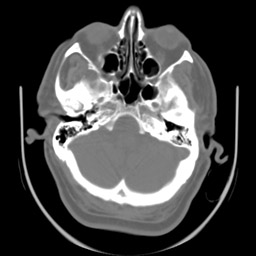
#> input picture data/ct-02.jpg, 256 x 256 px; the run also reads 1 picture not shown here
$ jupyter execute --allow-errors 'Region-Growing Segmentation (Classic).ipynb'   (shell and % lines are left out)   (older library calls are emulated)
#> lines starting #> are read from the running program, lines starting #| are printed output that depends on the picture; after the words box and inside, x2 and y2 are one past the last pixel; in counts of white or black regions, pixels touching at a corner belong together
### jupyter/Watershed.py
import numpy as np
from collections import deque

# Implementation of:
# Pierre Soille, Luc M. Vincent, "Determining watersheds in digital pictures via
# flooding simulations", Proc. SPIE 1360, Visual Communications and Image Processing
# '90: Fifth in a Series, (1 September 1990); doi: 10.1117/12.24211;
# http://dx.doi.org/10.1117/12.24211
class Watershed(object):
   MASK = -2
   WSHD = 0
   INIT = -1
   INQE = -3

   def __init__(self, levels = 256):
      self.levels = levels

   # Neighbour (coordinates of) pixels, including the given pixel.
   def _get_neighbors(self, height, width, pixel):
      return np.mgrid[
         max(0, pixel[0] - 1):min(height, pixel[0] + 2),
         max(0, pixel[1] - 1):min(width, pixel[1] + 2)
      ].reshape(2, -1).T

   def apply(self, image):
      current_label = 0
      flag = False
      fifo = deque()

      height, width = image.shape
      total = height * width
      labels = np.full((height, width), self.INIT, np.int32)

      reshaped_image = image.reshape(total)
      # [y, x] pairs of pixel coordinates of the flattened image.
      pixels = np.mgrid[0:height, 0:width].reshape(2, -1).T
      # Coordinates of neighbour pixels for each pixel.
      neighbours = np.array([self._get_neighbors(height, width, p) for p in pixels])
      if len(neighbours.shape) == 3:
         # Case where all pixels have the same number of neighbours.
         neighbours = neighbours.reshape(height, width, -1, 2)
      else:
         # Case where pixels may have a different number of pixels.
         neighbours = neighbours.reshape(height, width)

      indices = np.argsort(reshaped_image)
      sorted_image = reshaped_image[indices]
      sorted_pixels = pixels[indices]

      # self.levels evenly spaced steps from minimum to maximum.
      levels = np.linspace(sorted_image[0], sorted_image[-1], self.levels)
      level_indices = []
      current_level = 0

      # Get the indices that deleimit pixels with different values.
      # Changed for i in xrange(total): for the Python 3 usage:
      for i in range(total):
         if sorted_image[i] > levels[current_level]:
            # Skip levels until the next highest one is reached.
            while sorted_image[i] > levels[current_level]: current_level += 1
            level_indices.append(i)
      level_indices.append(total)

      start_index = 0
      for stop_index in level_indices:
         # Mask all pixels at the current level.
         for p in sorted_pixels[start_index:stop_index]:
            labels[p[0], p[1]] = self.MASK
            # Initialize queue with neighbours of existing basins at the current level.
            for q in neighbours[p[0], p[1]]:
               # p == q is ignored here because labels[p] < WSHD
               if labels[q[0], q[1]] >= self.WSHD:
                  labels[p[0], p[1]] = self.INQE
                  fifo.append(p)
                  break

         # Extend basins.
         while fifo:
            p = fifo.popleft()
            # Label p by inspecting neighbours.
            for q in neighbours[p[0], p[1]]:
               # Don't set lab_p in the outer loop because it may change.
               lab_p = labels[p[0], p[1]]
               lab_q = labels[q[0], q[1]]
               if lab_q > 0:
                  if lab_p == self.INQE or (lab_p == self.WSHD and flag):
                     labels[p[0], p[1]] = lab_q
                  elif lab_p > 0 and lab_p != lab_q:
                     labels[p[0], p[1]] = self.WSHD
                     flag = False
               elif lab_q == self.WSHD:
                  if lab_p == self.INQE:
                     labels[p[0], p[1]] = self.WSHD
                     flag = True
               elif lab_q == self.MASK:
                  labels[q[0], q[1]] = self.INQE
                  fifo.append(q)

         # Detect and process new minima at the current level.
         for p in sorted_pixels[start_index:stop_index]:
            # p is inside a new minimum. Create a new label.
            if labels[p[0], p[1]] == self.MASK:
               current_label += 1
               fifo.append(p)
               labels[p[0], p[1]] = current_label
               while fifo:
                  q = fifo.popleft()
                  for r in neighbours[q[0], q[1]]:
                     if labels[r[0], r[1]] == self.MASK:
                        fifo.append(r)
                        labels[r[0], r[1]] = current_label

         start_index = stop_index

      return labels

# [10 lines that do not run on import are left out]
   # plt.imshow(labels, cmap='Paired', interpolation='nearest')
   # plt.show()

### jupyter/AmbrosioTortorelliMinimizer.py
#Jacob Gildenblat, 2015
#Implementation of edge preserving smoothing by minimizing with the Ambrosio-Tortorelli appoach
#AM scheme, using conjugate gradients
import cv2, scipy
import numpy as np
import sys
import scipy
from scipy.sparse.linalg import LinearOperator

class AmbrosioTortorelliMinimizer():
	def __init__(self, img, iterations = 1, solver_maxiterations = 10, tol = 0.1, alpha = 1000, beta = 0.01, epsilon = 0.01):
		self.iterations = iterations
		self.tol = tol
		self.g = np.float64(img) / np.max(img)
		self.f = self.g
		self.edges = np.zeros(img.shape)
		self.update_gradients()
		self.alpha, self.beta, self.epsilon = alpha, beta, epsilon
		self.add_const = self.beta / (4 * self.epsilon)
		self.multiply_const = self.epsilon * self.beta
		self.maxiter = solver_maxiterations

	def update_gradients(self):
		self.grad_x, self.grad_y = self.gradients(self.f)
		self.gradient_mag = np.power(self.grad_x, 2) + np.power(self.grad_y, 2)

	# [14 lines left out: functions edge_linear_operator, image_linear_operator, not called in this run]

	def solve_edges(self):
		size = self.g.shape[0]* self.g.shape[1]
		A = LinearOperator( (size, size), matvec = self.edge_linear_operator, dtype = np.float64)
		b = np.ones(size) * self.beta / (4 * self.epsilon)

		self.edges, _ = scipy.sparse.linalg.cg(A, b, tol = self.tol, maxiter = self.maxiter)
		self.edges = np.power(self.edges.reshape(*self.g.shape), 2)
		return self.edges

	# [9 lines left out: function solve_image, not called in this run]

	def minimize(self):
		for i in range(0, self.iterations):
			self.solve_edges()
			self.solve_image()

		self.edges = np.power(self.edges, 0.5)
		cv2.normalize(self.f, self.f ,0,255,cv2.NORM_MINMAX)
		cv2.normalize(self.edges, self.edges ,0,255,cv2.NORM_MINMAX)
		self.f = np.uint8(self.f)
		self.edges = 255 - np.uint8(self.edges)

		return self.f, self.edges

	def calc_grad_x(self, img):
		return cv2.filter2D(img, cv2.CV_64F, np.array([[-1, 0, 1]]))

	def calc_grad_y(self, img):
		return cv2.filter2D(img, cv2.CV_64F, np.array([[-1, 0, 1]]).T)

	def gradients(self, img):
		return self.calc_grad_x(img), self.calc_grad_y(img)


# [5 lines left out: function show_image, not called in this run]

# [16 lines that do not run on import are left out]

### jupyter/fh_segment.py
from scipy import ndimage
import matplotlib.pyplot as plt
from filter import *
from segment_graph import *
import time
import matplotlib.colors as mcolors

# --------------------------------------------------------------------------------
# Segment an image:
# Returns a color image representing the segmentation.
#
# Inputs:
#           in_image: image to segment.
#           sigma: to smooth the image.
#           k: constant for threshold function.
#           min_size: minimum component size (enforced by post-processing stage).
#
# Returns:
#           num_ccs: number of connected components in the segmentation.
# --------------------------------------------------------------------------------
def fh_segment(in_image, sigma, k, min_size):
    start_time = time.time()
    height, width, band = in_image.shape
    print("Height:  " + str(height))
    print("Width:   " + str(width))
    smooth_red_band = smooth(in_image[:, :, 0], sigma)
    smooth_green_band = smooth(in_image[:, :, 1], sigma)
    smooth_blue_band = smooth(in_image[:, :, 2], sigma)

    # build graph
    edges_size = width * height * 4
    edges = np.zeros(shape=(edges_size, 3), dtype=object)
    num = 0
    for y in range(height):
        for x in range(width):
            if x < width - 1:
                edges[num, 0] = int(y * width + x)
                edges[num, 1] = int(y * width + (x + 1))
                edges[num, 2] = diff(smooth_red_band, smooth_green_band, smooth_blue_band, x, y, x + 1, y)
                num += 1
            if y < height - 1:
                edges[num, 0] = int(y * width + x)
                edges[num, 1] = int((y + 1) * width + x)
                edges[num, 2] = diff(smooth_red_band, smooth_green_band, smooth_blue_band, x, y, x, y + 1)
                num += 1

            if (x < width - 1) and (y < height - 2):
                edges[num, 0] = int(y * width + x)
                edges[num, 1] = int((y + 1) * width + (x + 1))
                edges[num, 2] = diff(smooth_red_band, smooth_green_band, smooth_blue_band, x, y, x + 1, y + 1)
                num += 1

            if (x < width - 1) and (y > 0):
                edges[num, 0] = int(y * width + x)
                edges[num, 1] = int((y - 1) * width + (x + 1))
                edges[num, 2] = diff(smooth_red_band, smooth_green_band, smooth_blue_band, x, y, x + 1, y - 1)
                num += 1
    # Segment
    u = segment_graph(width * height, num, edges, k)

    print('post process small components....')
    for i in range(num):
        a = u.find(edges[i, 0])
        b = u.find(edges[i, 1])
        if (a != b) and ((u.size(a) < min_size) or (u.size(b) < min_size)):
            u.join(a, b)

    num_cc = u.num_sets()
    output = np.zeros(shape=(height, width, 3), dtype=int)

    # pick random colors for each component
    colors = np.zeros(shape=(height * width, 3), dtype=int)
    for i in range(height * width):
        colors[i, :] = random_rgb()

    for y in range(height):
        for x in range(width):
            comp = u.find(y * width + x)
            output[y, x, :] = colors[comp, :]


    elapsed_time = time.time() - start_time
    return output, elapsed_time


### jupyter/filter.py
import numpy as np
import math
np.seterr(over='ignore')


# some constants
WIDTH = 4.0


# convolve image with gaussian filter
def smooth(src, sigma):
    mask = make_fgauss(sigma)
    mask = normalize(mask)
    tmp = convolve_even(src, mask)
    dst = convolve_even(tmp, mask)
    return dst


# gaussian filter
def make_fgauss(sigma):
    sigma = max(sigma, 0.01)
    length = int(math.ceil(sigma * WIDTH)) + 1
    mask = np.zeros(shape=length, dtype=float)
    for i in range(length):
        mask[i] = math.exp(-0.5 * math.pow(i / sigma, i / sigma))
    return mask


# normalize mask so it integrates to one
def normalize(mask):
    sum = 2 * np.sum(np.absolute(mask)) + abs(mask[0])
    return np.divide(mask, sum)


# convolve src with mask.  output is flipped!
def convolve_even(src, mask):
    output = np.zeros(shape=src.shape, dtype=float)
    height, width = src.shape
    length = len(mask)

    for y in range(height):
        for x in range(width):
            sum = float(mask[0] * src[y, x])
            for i in range(1, length):
                sum += mask[i] * (src[y, max(x - i, 0)] + src[y, min(x + i, width - 1)])
            output[y, x] = sum
    return output

### jupyter/Region-Growing Segmentation (Classic).ipynb
<a href="https://colab.research.google.com/github/jakevdp/PythonDataScienceHandbook/blob/master/notebooks/01.00-IPython-Beyond-Normal-Python.ipynb"></a>&nbsp; &nbsp;<a href=""></a>&nbsp; &nbsp; <a href=""></a>&nbsp; &nbsp;<a href=""></a>

# Region-Growing Segmentation (Classic)

### Initializations

## K-Means

The traditional cluster analysis algorithm applied to image segmentaion: similar pixels that are in neighbouring regions are clustered into regions.

[cell 1]
import matplotlib.pyplot as plt
import numpy as np
from ipywidgets import interact, interactive, interact_manual
from skimage.data import astronaut
from skimage.segmentation import slic
from skimage.segmentation import mark_boundaries
from skimage.util import img_as_float

#> (the rest of this cell did not finish here and is left out)

## Watershed

The watershed is a classical algorithm used for segmentation, that is, for separating different objects in an image.

Starting from user-defined markers, the watershed algorithm treats pixels values as a local topography (elevation). The algorithm floods basins from the markers, until basins attributed to different markers meet on watershed lines. In many cases, markers are chosen as local minima of the image, from which basins are flooded. One good explanation of the Watershed Transform is provided at the page of the Centre for Mathematical Morphology, the image processing laboratory of MINES ParisTech: http://www.cmm.mines-paristech.fr/~beucher/wtshed.html. Theanimation below is from there:

### Doing Watershed with SciKit

In the example below, two overlapping circles are to be separated. To do so, one computes an image that is the distance to the background. The maxima of this distance (i.e., the minima of the opposite of the distance) are chosen as markers, and the flooding of basins from such markers separates the two circles along a watershed line.

[cell 2]
import numpy as np
from ipywidgets import interact, interactive, interact_manual
import cv2, scipy
from skimage import data
from skimage.color import rgb2gray
from skimage.filters import sobel
from skimage.feature import canny
from skimage.segmentation import mark_boundaries
from matplotlib import pyplot as plt
from scipy import ndimage as ndi

from skimage.segmentation import felzenszwalb, slic, quickshift, watershed

#from skimage.morphology import watershed
from skimage.feature import peak_local_max


image = cv2.imread("../data/ct-02.jpg", cv2.IMREAD_GRAYSCALE)
#> image is the input picture: shape (256, 256); min 0, max 255, mean 70.7
#> the sliders are set to gradient_method = None, markers = 50, colormap = nipy_spectral
# shifted = cv2.pyrMeanShiftFiltering(image, 21, 51)

gradient_methods = [
    'None',
    'Sobel',
    'Canny'
]

def my_watershed(gradient_method, markers, colormap):
#> called with gradient_method = 'None', markers = 50, colormap = 'nipy_spectral'
    global image
    colormap = eval('plt.cm.' + colormap)

    if (gradient_method == 'None'):
        input_image = image
    elif (gradient_method == 'Sobel'):
        input_image = sobel(image)
    else:
        input_image = canny(image)

    # Generate the markers as local maxima of the distance to the background
    # Apply Exact euclidean distance transform
    distance = ndi.distance_transform_edt(image)
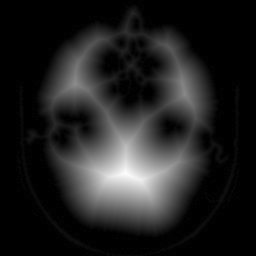
#> distance: shape (256, 256) float64; min 0, max 59.84, mean 8; drawn with min black and max white
    # The peak_local_max function returns the coordinates of local peaks (maxima) in an image.
    # A maximum filter is used for finding local maxima. This operation dilates the original
    # image and merges neighboring local maxima closer than the size of the dilation.
    # Coordinates where the original image is equal to the dilated image are returned as local maxima.
    local_maxi = peak_local_max(distance, indices=False, footprint=np.ones((8,8)), labels=image, min_distance=20)
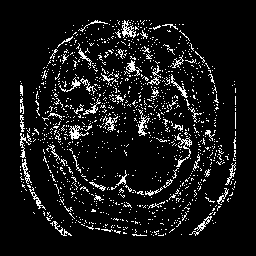
#> local_maxi: shape (256, 256) bool; 8.6% white in thin lines or dots, all inside (x1, y1, x2, y2) = (20, 20, 236, 236)
    # Take the number...
    #markers = ndi.label(local_maxi)[0]
    #labels = watershed(-distance, markers, mask=image)
    labels = watershed(input_image, markers=markers, connectivity=1, compactness=0.0, watershed_line=True)
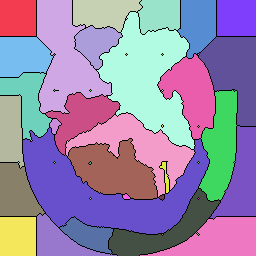
#> labels: shape (256, 256) int64; 50 distinct labels, from 0 to 49; one colour per label, 0 black

    fig, axes = plt.subplots(ncols=3, figsize=(20, 7), sharex=True, sharey=True)
    ax = axes.ravel()

    ax[0].imshow((mark_boundaries(image, labels)), cmap=plt.cm.gray)
    ax[0].set_title('Original with Boundaries')
    if (gradient_method == 'None'):
        #ax[1].imshow(distance, cmap=plt.cm.gray, interpolation='nearest')
        ax[1].imshow(distance, cmap=plt.cm.gray)
        ax[1].set_title('Distances')
        # Plot the local maxima...
        ax[1].autoscale(False)
        ax[1].plot(local_maxi[:, 1], local_maxi[:, 0], 'r.')
    else:
        ax[1].imshow(input_image, cmap=plt.cm.gray)
        ax[1].set_title(gradient_method)

    ax[2].imshow(labels, cmap=colormap, interpolation='nearest')
    ax[2].set_title('Regions')

    for a in ax:
        a.set_axis_off()

    fig.tight_layout()
    plt.show()
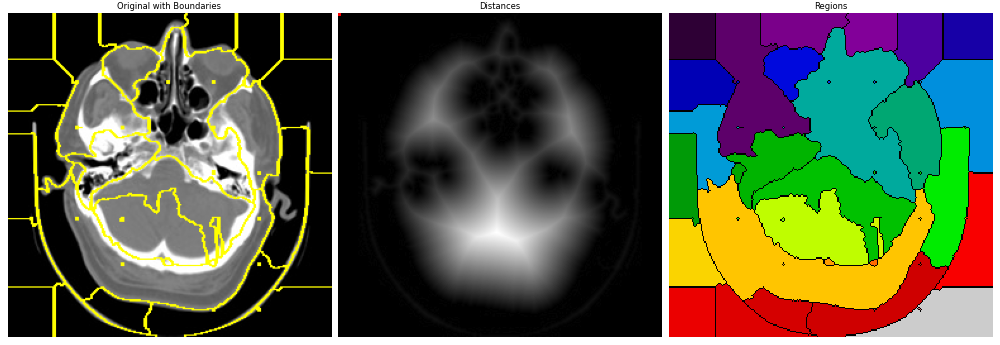
#> figure drawn by matplotlib, 3 panels
#> (the rest of the program and of its run is left out)
